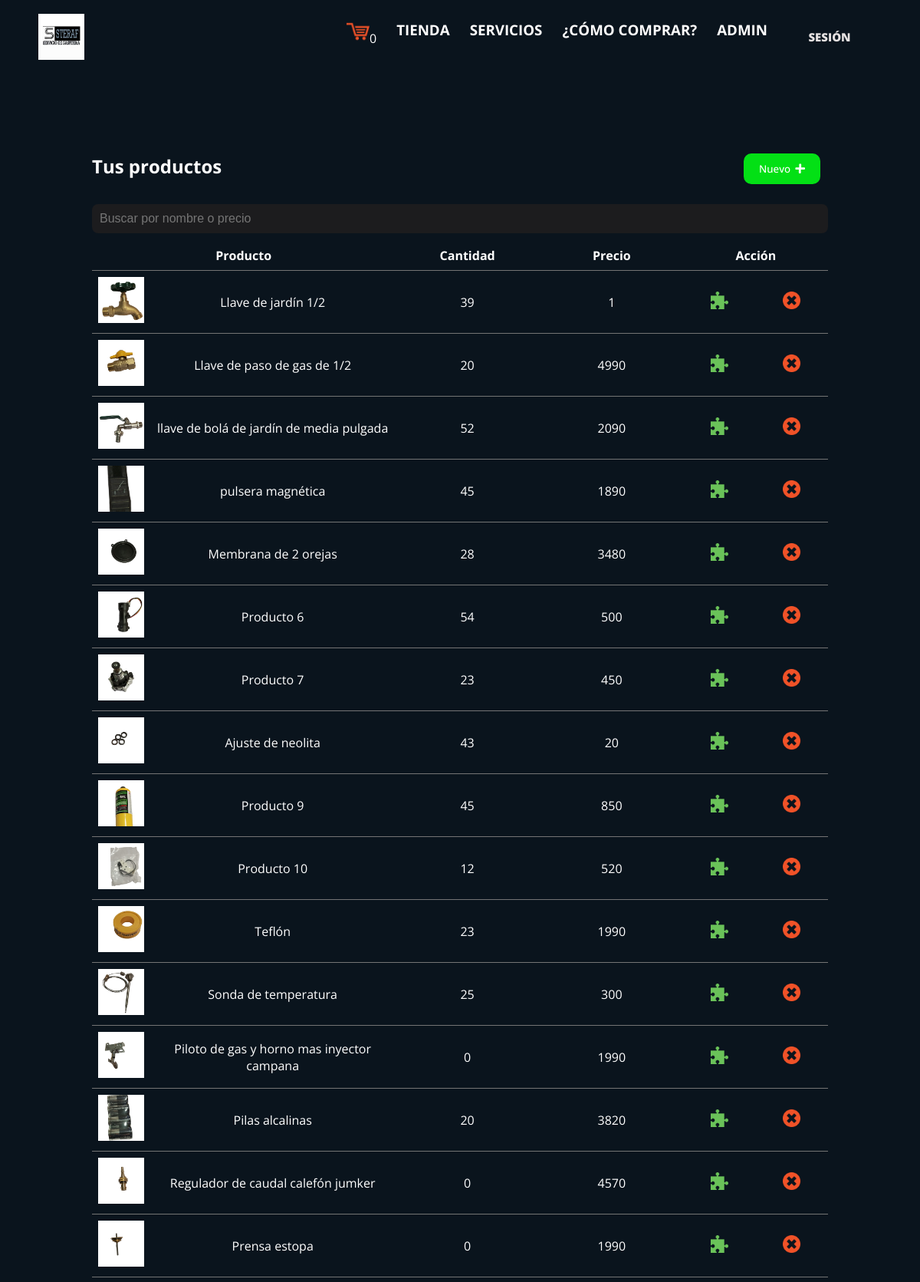
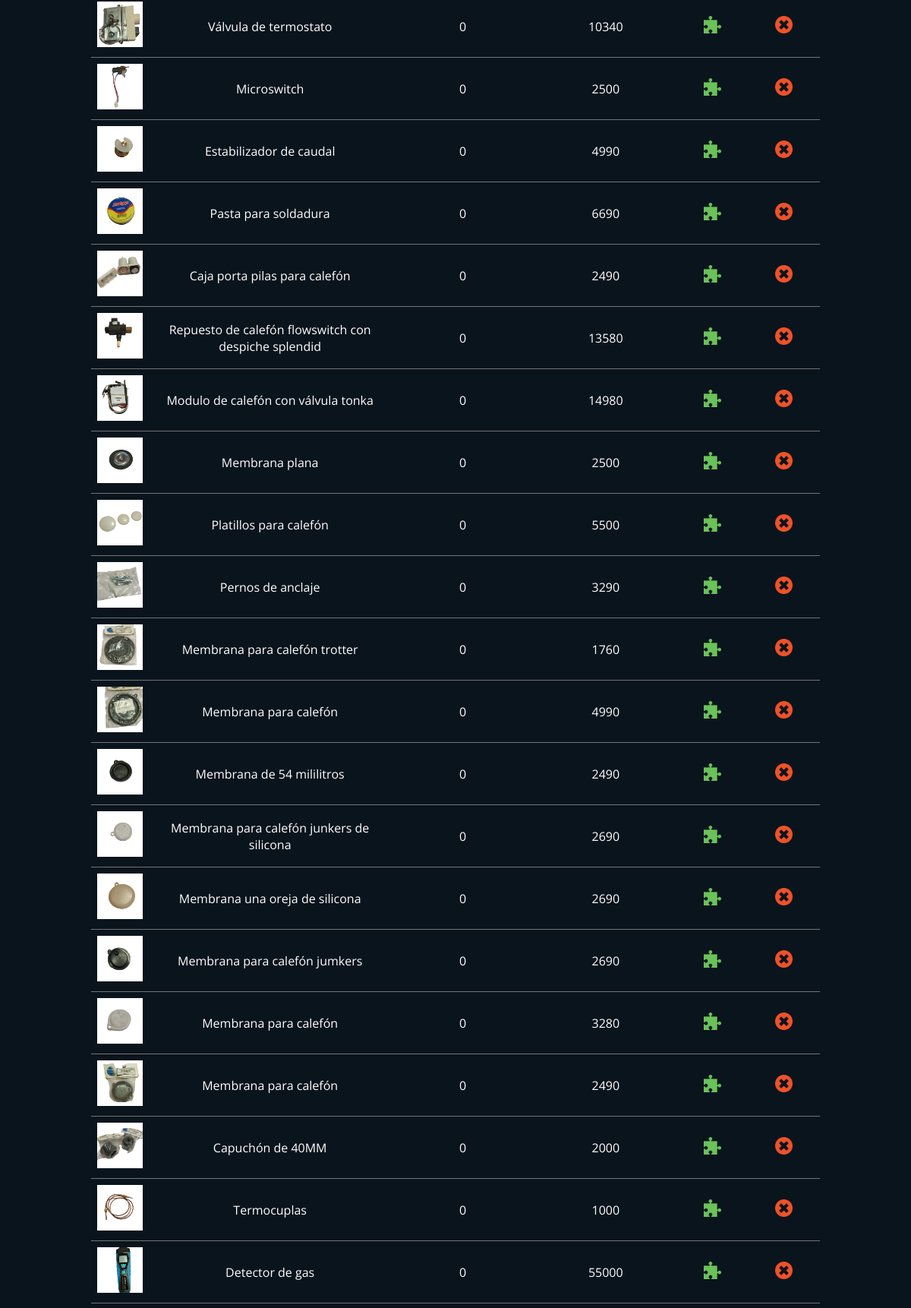
The page /admin.php (signed in, upper part) on the database its author committed (2 pictures, top to bottom).
### tables this page shows
CREATE TABLE `productos` (
  `id` int(11) NOT NULL,
  `nombre` varchar(100) NOT NULL,
  `precio` int(11) NOT NULL,
  `cantidad` int(11) NOT NULL,
  `descripcion` text DEFAULT NULL,
  `imagen` varchar(255) DEFAULT NULL,
  `disponible` tinyint(1) NOT NULL DEFAULT 1
);

### admin.php (the view, shortened to what this page needs)
<?php include 'plantillas/cabecera.php'; ?>
<link rel="stylesheet" href="admin.css">
<div class="container">
    <div class="contenedor-padre">
      <div class="contenedor-input">
        <h2>Tus productos</h2>
      </div>
      <div class="contenedor-input">
        <a href="nuevo_producto.php">
            <button class="Btn-editar" style="float: right;">
                Nuevo
                <svg class="svg" viewBox="0 0 448 512">
                <path d="M432 256c0 13.3-10.7 24-24 24h-144v144c0 13.3-10.7 24-24 24h-48c-13.3 0-24-10.7-24-24V280H40c-13.3 0-24-10.7-24-24v-48c0-13.3 10.7-24 24-24h144V40c0-13.3 10.7-24 24-24h48c13.3 0 24 10.7 24 24v144h144c13.3 0 24 10.7 24 24v48z"/>
                </svg>
            </button>
        </a>
      </div>
    </div><br><br><br>
    <input class="input" id="buscar" placeholder="Buscar por nombre o precio">
    <br>
    <div class="table-responsive">
        <table id="tabla-productos">
            <tr>
                <th width="40%" colspan="2">Producto</th>
                <th width="20%">Cantidad</th>
                <th width="20%">Precio</th>
                <th width="20%" colspan="2">Acción</th>
            </tr>
            <?php
            $select = "SELECT * FROM productos";
            $resultado = mysqli_query($conexion,$select);
            if(mysqli_num_rows($resultado)>0) {
                while($fila=mysqli_fetch_assoc($resultado)){ ?>
                <tr data-id="<?php echo $fila['id']; ?>">
                    <td width="6%"><img src="img/<?php echo $fila['imagen']; ?>" alt="<?php echo $fila['nombre']; ?>" width="60px" height="60px"></td>
                    <td width="34%"><?php echo $fila['nombre']; ?></td>
                    <td width="20%"><?php echo $fila['cantidad']; ?></td>
                    <td width="20%"><?php echo $fila['precio']; ?></td>
                    <td width="10%">
                        <form action="nuevo_producto.php" method="post">
                            <button class="btn-accion"><img src="img/editar.png" alt="editar" width="23px" height="23px"></button>
                        </form>
                    </td>
                    <td width="10%"><button class="btn-accion eliminar"><img src="img/papelera.png" alt="papelera" width="23px" height="23px"></button></td>
                </tr>
            <?php
                }
            } else {
                echo "No hay resultados";
            }
            ?>
        </table>
    </div>
</div>

### plantillas/cabecera.css (style rules this page uses)
* { font-family: 'Open Sans', sans-serif; margin: 0; padding: 0; text-decoration: none; list-style: none; box-sizing: border-box; }

### admin.css (style rules this page uses)
body { background-color: #0a141d; color: rgb(255, 255, 255); }
.container { width: 80%; margin: 100px auto 0; display: flex; flex-wrap: wrap; }
.contenedor-padre { display: flex; justify-content: space-between; width: 100%; }
.contenedor-input { width: 45%; margin-right: 10px; }
.input { font-family: Arial, sans-serif; font-size: 16px; color: #fff; background-color: rgb(28, 28, 30); border-radius: 8px; border: none; outline: none; padding: 10px; width: 100%; margin-bottom: 10px; transition: .4s; }
.Btn-editar { position: relative; display: flex; align-items: center; justify-content: flex-start; width: 100px; height: 40px; border: none; padding: 0px 20px; background-color: rgb(3, 224, 21); color: white; font-weight: 500; cursor: pointer; border-radius: 10px; transition-duration: .3s; }
.svg { width: 13px; position: absolute; right: 0; margin-right: 20px; fill: white; transition-duration: .3s; }
table { width: 100%; border-collapse: collapse; text-align: center; }
th, td { padding: 8px; border-bottom: 1px solid #747474; }
.table-responsive { width: 100%; overflow-x: auto; }
.btn-accion { border: none; padding: 0; margin: 0; background: none; cursor: pointer; }

### plantillas/pie.css (style rules this page uses)
* { margin: 0; padding: 0; box-sizing: border-box; font-family: 'Open Sans', sans-serif; }

### rows shown on the page
productos: imagen (picture), nombre "Llave de jardín 1/2", cantidad "39", precio "1"
productos: imagen+nombre (picture), nombre "Llave de paso de gas de 1/2", cantidad "20", precio "4990"
productos: imagen (picture), nombre "llave de bolá de jardín de media pulgada", cantidad "52", precio "2090"
productos: imagen (picture), nombre "pulsera magnética", cantidad "45", precio "1890"
productos: imagen (picture), nombre "Membrana de 2 orejas", cantidad "28", precio "3480"
productos: imagen (picture), nombre "Producto 6", cantidad "54", precio "500"
productos: imagen (picture), nombre "Producto 7", cantidad "23", precio "450"
productos: imagen (picture), nombre "Ajuste de neolita", cantidad "43", precio "20"
productos: imagen (picture), nombre "Producto 9", cantidad "45", precio "850"
productos: imagen (picture), nombre "Producto 10", cantidad "12", precio "520"
productos: imagen (picture), nombre "Teflón", cantidad "23", precio "1990"
productos: imagen (picture), nombre "Sonda de temperatura", cantidad "25", precio "300"
productos: imagen (picture), nombre "Piloto de gas y horno mas inyector campana", cantidad "0", precio "1990"
productos: imagen (picture), nombre "Pilas alcalinas", cantidad "20", precio "3820"
productos: imagen (picture), nombre "Regulador de caudal calefón jumker", cantidad "0", precio "4570"
productos: imagen (picture), nombre "Prensa estopa", cantidad "0", precio "1990"
productos: imagen (picture), nombre "Válvula de termostato", cantidad "0", precio "10340"
productos: imagen (picture), nombre "Microswitch", cantidad "0", precio "2500"
productos: imagen (picture), nombre "Estabilizador de caudal", cantidad "0", precio "4990"
productos: imagen (picture), nombre "Pasta para soldadura", cantidad "0", precio "6690"
productos: imagen (picture), nombre "Caja porta pilas para calefón", cantidad "0", precio "2490"
productos: imagen (picture), nombre "Repuesto de calefón flowswitch con despiche splendid", cantidad "0", precio "13580"
productos: imagen (picture), nombre "Modulo de calefón con válvula tonka", cantidad "0", precio "14980"
productos: imagen (picture), nombre "Membrana plana", cantidad "0", precio "2500"
productos: imagen (picture), nombre "Platillos para calefón", cantidad "0", precio "5500"
productos: imagen (picture), nombre "Pernos de anclaje", cantidad "0", precio "3290"
productos: imagen (picture), nombre "Membrana para calefón trotter", cantidad "0", precio "1760"
productos: imagen (picture), nombre "Membrana para calefón", cantidad "0", precio "4990"
productos: imagen (picture), nombre "Membrana de 54 mililitros", cantidad "0", precio "2490"
productos: imagen (picture), nombre "Membrana para calefón junkers de silicona", cantidad "0", precio "2690"
productos: imagen (picture), nombre "Membrana una oreja de silicona", cantidad "0", precio "2690"
productos: imagen (picture), nombre "Membrana para calefón jumkers", cantidad "0", precio "2690"
productos: imagen (picture), nombre "Membrana para calefón", cantidad "0", precio "3280"
productos: imagen (picture), nombre "Membrana para calefón", cantidad "0", precio "2490"
productos: imagen (picture), nombre "Capuchón de 40MM", cantidad "0", precio "2000"
productos: imagen (picture), nombre "Termocuplas", cantidad "0", precio "1000"
productos: imagen (picture), nombre "Detector de gas", cantidad "0", precio "55000"
